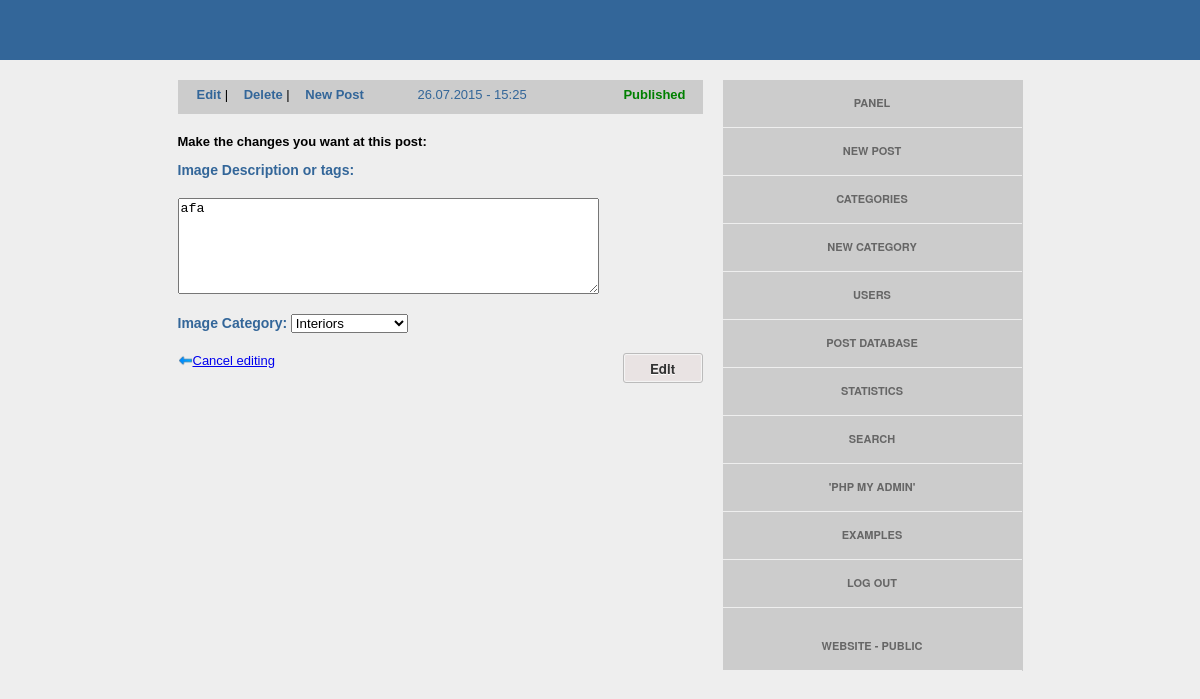
The page /panel/post-edit.php?p_id=17 (signed in) on the database its author committed.
### tables this page shows
CREATE TABLE IF NOT EXISTS `posts` (
  `id` bigint(20) NOT NULL AUTO_INCREMENT,
  `user_id` int(30) NOT NULL,
  `created_at` timestamp NOT NULL DEFAULT CURRENT_TIMESTAMP ON UPDATE CURRENT_TIMESTAMP,
  `description` text NOT NULL,
  `status` int(11) NOT NULL DEFAULT '1',
  `category_id` int(30) NOT NULL,
  `views` bigint(20) NOT NULL,
  `image_name` text NOT NULL,
  PRIMARY KEY (`id`)
);

### panel/post-edit.php (the view, shortened to what this page needs)
<?php
    require_once('functions.php');
?>
<html>
    <head>
        <?php header_requires(); ?>
    </head>
    <body>
        <div class="head"></div>
            <div class="container">
                <div class="content">
                    <?php
                        $id = $_GET[ 'p_id' ];
                        view_single_post_menu($mysqli, $id);
                    ?>
                    <p><b>Make the changes you want at this post:</br></b></p>
                    <form method="post" action="" enctype="multipart/form-data">
                       <div class="form-control">
                            <label class="label-post">Image Description or tags:</label>
                        </div>
                        <div class="form-control">
                            <textarea name="description" rows="6" cols="50"><?php echo get_post_description($mysqli, $id); ?></textarea>
                        </div>
                        <div class="form-control">
                        <label class="label-post">Image Category:</label>
                        <select name="category_id">
                            <?php
                                $categories_array = get_categories_array($mysqli);
                                $post_category_id = get_post_category($mysqli, $id);
                                foreach($categories_array as $category_id => $category_name){
                                    ?>
                                    <option value="<?php echo $category_id; ?>" <?php if($post_category_id == $category_id) echo 'selected'; ?> >
                                        <?php echo $category_name; ?>
                                    </option>
                                    <?php
                                }
                            ?>
                        </select>
                    </div>
                        <div class="pull-right">
                            <button class="content_button" type="submit" name="post_edit">Edit</button>
                        </div>
                        <a href="single-post-view.php?p_id=<?php echo "$id"; ?>">
                            <img class="left-arrow" src="images/left_arrow.png">Cancel editing
                        </a>
                    </form>
                </div>
                <div class="sidebar_right">
                    <div class="menu_bar">
                        <?php show_panel_menu(); ?>
                    </div>
                </div>
            </div>
    </body>
</html>

### panel/functions.php (shortened to what this page needs)
<?php
    function header_requires(){
        ?>
        <link rel="stylesheet" type="text/css" href="<?php echo PANEL_URL; ?>css/css_panel.css"/>
        <?php
    }
        ?>
        <?php
    function show_panel_menu(){
        ?>
        <div class="menu_items"> <a href="<?php echo PANEL_URL; ?>panel.php"> Panel </a> </div>
        <div class="menu_items"> <a href="<?php echo PANEL_URL; ?>post-new.php"> New Post </a> </div>
        <div class="menu_items"> <a href="<?php echo PANEL_URL; ?>categories.php"> Categories </a> </div>
        <div class="menu_items"> <a href="<?php echo PANEL_URL; ?>category-new.php"> New Category </a> </div>
        <div class="menu_items"> <a href="<?php echo PANEL_URL; ?>users.php"> Users </a> </div>
        <div class="menu_items"> <a href="<?php echo PANEL_URL; ?>posts-database.php"> Post Database </a> </div>
        <div class="menu_items"> <a href="<?php echo PANEL_URL; ?>statistics.php"> Statistics </a> </div>
        <div class="menu_items"> <a href="<?php echo PANEL_URL; ?>search.php">Search</a> </div>
        <div class="menu_items"> <a href="<?php echo PHPMYADMIN_URL; ?>" target="_blank">'PHP MY Admin' </a> </div>
        <div class="menu_items"> <a href="<?php echo PANEL_URL; ?>examples.php"> Examples </a> </div>
        <div class="menu_items"> <a href="<?php echo PANEL_URL; ?>logout.php">Log Out</a> </div>
        <div class="menu_items"><a  href="<?php echo MAIN_URL; ?>" target="_blank"> Website - Public </a> </div>
        <?php
    }
        ?>
        <?php
    function view_single_post_menu($mysqli, $post_id) {
        $query_posts   = "SELECT id, status, created_at, views FROM posts WHERE id = $post_id";
        $result_posts  = mysqli_query($mysqli, $query_posts);
        $row_post_menu = mysqli_fetch_array($result_posts);
        ?>
        <div class="head_menu_content"  >
        <a title="Edit this post" href="post-edit.php?p_id=<?php echo $post_id; ?>">Edit</a>
            |
        <a onclick="return confirm('Press OK to delete this post. ')" href="?p_id=<?php echo $post_id; ?>&del=1" title="Delete this post">Delete</a>
            |
        <a title="Add a new post" href="post-new.php">New Post</a>
        <span title="<?php echo (date("l, d F, H:i", strtotime($row_post_menu[ 'created_at' ]))); ?>" style="margin-left:50px; color:#336699; cursor:default;">
            <?php echo (date("d.m.Y - H:i", strtotime($row_post_menu[ 'created_at' ]))); ?>
        </span>
        <?php
        if ($row_post_menu[ 'status' ] == '1') {
            ?>
            <span style="float:right; margin-right:10px; cursor:default; color:#008000; font-weight:bold;">
            Published
            </span>
            <?php
        }
        else {
            ?>
            <span style="float:right; margin-right:10px; color:#AF0000; font-weight:bold;">
            Not Published
            </p>
            <?php
        } ?>
        </div>
        <?php
    }
            ?>
                <?php
    function get_categories_array($mysqli){
        $query = "SELECT id, category_name FROM categories ORDER BY category_name ";
        $result = mysqli_query($mysqli, $query);
        $categories_array = array();
        while($row = mysqli_fetch_array($result)){
          $categories_array[$row['id']] = $row['category_name'];
        }
        return $categories_array;
    }
     function get_post_description($mysqli, $post_id){
        $query = "SELECT description FROM posts WHERE id = $post_id ";
        $result = mysqli_query($mysqli, $query);
        $row = mysqli_fetch_array($result);
        return $row['description'];
    }
    function get_post_category($mysqli, $post_id){
        $query = "SELECT category_id FROM posts WHERE id = $post_id ";
        $result = mysqli_query($mysqli, $query);
        $row = mysqli_fetch_array($result);
        return $row['category_id'];
    }
?>

### panel/css/css_panel.css (style rules this page uses)
body { padding:0px; margin:0px; background-color:#eee; font-size:13px; font-family: "Trebuchet MS", Arial, Helvetica, sans-serif; }
.head { width:100%; height: 60px; background-color:#336699; margin-bottom:20px; }
.container { margin-left:auto; margin-right:auto; width:845px; min-height:500px; padding:0px; background:none; border:none; overflow-x: auto; }
.content { width:525px; min-height:600px; padding:0px; background:none; border:none; float:left; overflow-x: auto; }
.content label { color:#336699; font-weight:550; font-family: Arial, Helvetica, sans-serif; font-size:14px; text-align:left; display:inline; padding-top:5px; vertical-align:text-bottom; }
.sidebar_right { width:300px; min-height:600px; background:none; border:none; border-radius: none; float:right; }
.menu_bar { width:300px; min-height:300px; background-color :#cccccc; border:none; border-radius: none; overflow-x: auto; margin-bottom: 20px; float:right; }
.menu_items { width:275px; min-height: 20px; text-align:center; border-top: 1px ; border-bottom: 1px solid #eee; padding:12px; margin-top:3px; }
.menu_items a { text-decoration:none; text-transform:uppercase; border:none; padding:6px; -webkit-border-radius:4px; -moz-border-radius:0px; font-size: 11px ; font-family: Helvetica Neue,Arial,sans-serif; font-weight:bold; color: #666666; cursor:pointer; }
.head_menu_content { width:511px; height:20px; padding:7px; background-color:#cccccc; border:none; margin-bottom:20px; }
.head_menu_content a { padding-top:10px; padding-left:12px; color:#336699; font-size:13px; font-weight:bold; text-decoration:none; }
button.content_button { background: #e9e3e3; border: 1px solid #bbb; border-radius: 3px; -webkit-box-shadow: inset 0 0 1px 1px #f6f6f6; box-shadow: inset 0 0 1px 1px #f6f6f6; color: #333; font-family: "helvetica neue", helvetica, arial, sans-serif; font-weight: bold; font-size: 12px/1; padding-left: 10px ; padding-right: 10px ; text-align: center; text-shadow: 0 1px 0 #fff; min-width: 80px; height: 30px; }
.label-post { color: #336699; font-family: Arial, Helvetica, sans-serif; font-size: 14px; text-align: left; display: inline; padding-top: 5px; vertical-align: text-bottom; }
.form-control { margin-bottom: 20px; }
.pull-right { float:right; }
.left-arrow { width:15px; margin-bottom:-3px; height:auto;" }

### rows shown on the page
posts: created_at "26.07.2015 - 15:25", description "afa", category_id "Interiors"
